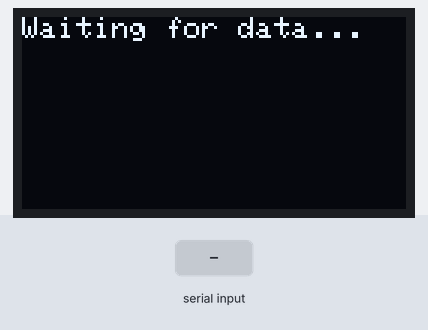
Recording of a sketch running on a simulated ESP32. Parts: 128×64 one-colour display. Inputs (shaded band) come from the test bench. The local clock reads 2024-03-15 10:24:30 at power-on unless the sketch sets it; the modem accepts every AT command (registered, SIM ready, sends succeed) and sends nothing else; what the sketch prints to the serial monitor is not drawn.

Above: at 0.1 s.
At 17.1 s:
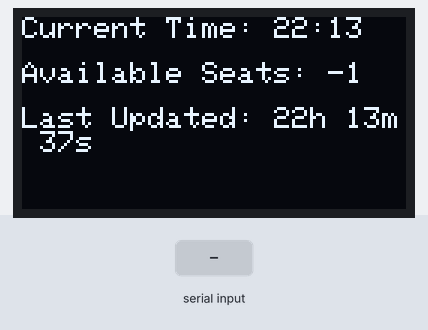
At 18.2 s:
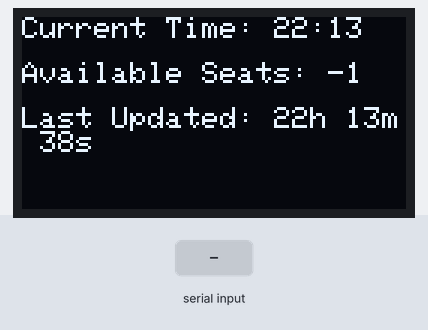
18.3 s: "+IPD" received over the second serial link
20.8 s: "{" received over the second serial link
23.3 s: "'available_slots': " received over the second serial link
Timing chart, 0 to 26.3 s (numbered marks = the images above; inputs shaded):
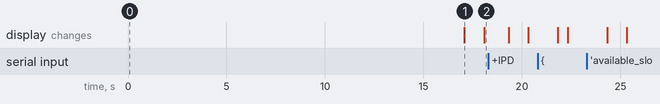

The sketch:

arduino_code_final.ino
```cpp
/// ARDUINO FINAL CODE

#include <Wire.h>                        // For I2C communication
#include <Adafruit_GFX.h>                // Graphics library for OLED
#include <Adafruit_SSD1306.h>            // OLED display driver
#include <RTClib.h>                      // Library for RTC

#define SCREEN_WIDTH 128
#define SCREEN_HEIGHT 64
#define OLED_RESET    -1                 // Reset pin (not used)
Adafruit_SSD1306 display(SCREEN_WIDTH, SCREEN_HEIGHT, &Wire, OLED_RESET);

RTC_DS3231 rtc;                          // Initialize RTC (use RTC_DS1307 if using DS1307)

String lastReceivedData = "";            // Variable to store the last received data
DateTime lastUpdateTime;                 // Stores the last time we received data
int availableSeats = -1;                 // Variable to store available seats
bool dataReceived = false;               // Flag to indicate new data

// Timing variables
unsigned long lastOLEDUpdateMillis = 0;

const long oledUpdateInterval = 500;    // 1 second for updating the OLED

void setup() {
  // Initialize Serial communication with Serial Monitor
  Serial.begin(115200);
  Serial1.begin(115200);  // Communication between ESP32 and ESP-01 (connected via Serial1-18/19)

  // Initialize the OLED display
  if (!display.begin(SSD1306_SWITCHCAPVCC, 0x3C)) {
    Serial.println(F("SSD1306 allocation failed"));
    for (;;); // Stay in a loop if allocation failed
  }

  // Initialize RTC
  if (!rtc.begin()) {
    Serial.println("Couldn't find RTC");
    while (1); // Stay in a loop if RTC initialization failed
  }

  // Always reset the RTC time to the current system time (compile time)
  resetRTCToSystemTime();

  // Clear the buffer and display a message on the OLED
  display.clearDisplay();
  display.setTextSize(1);
  display.setTextColor(SSD1306_WHITE);
  display.setCursor(0, 0);
  display.print("Waiting for data...");
  display.display();

  // Start ESP-01 as a server on port 3300
  sendCommand("AT+CWMODE=1", 2000);  // Set to station mode
  sendCommand("AT+CWJAP=\"Galaxy M3113FF\",\"wajq2142\"", 10000);  // Connect to Wi-Fi
  sendCommand("AT+CIPSTA=\"192.168.224.110\",\"192.168.224.109\",\"255.255.255.0\"", 2000); // Set static IP
  sendCommand("AT+CIPMUX=1", 1000);  // Enable multiple connections
  sendCommand("AT+CIPSERVER=1,3300", 2000);  // Start server on port 3300

  Serial.println("ESP-01 Server started, waiting for data...");
}

void loop() {
  unsigned long currentMillis = millis();

  // Check for incoming Wi-Fi data continuously
  if (Serial1.available()) {
    checkForIncomingData();  // Check for incoming data from ESP-01
  }

  // Update the OLED display every 1 second
  if (currentMillis - lastOLEDUpdateMillis >= oledUpdateInterval) {
    lastOLEDUpdateMillis = currentMillis;
    updateOLEDDisplay();  // Update OLED display with current time, available seats, etc.
  }
}

// Function to check for incoming data from ESP-01
void checkForIncomingData() {
  if (Serial1.available()) {
    String response = Serial1.readString();  // Read the incoming request
    Serial.println("Data received from client:");
    Serial.println(response);  // Print the received data

    // If response contains +IPD (indicating incoming data from ESP-01)
    if (response.indexOf("+IPD") != -1) {
      // Strip the +IPD,0,90: part to get the actual data
      int dataStartIndex = response.indexOf("{");
      if (dataStartIndex != -1) {
        String jsonData = response.substring(dataStartIndex); // Extract the JSON part
        Serial.println("Extracted Data: " + jsonData);

        // Parse the JSON-like string manually to extract 'available_slots'
        availableSeats = parseAvailableSeats(jsonData);
        lastUpdateTime = rtc.now();  // Record the time we received this data
        dataReceived = true;  // Mark that we received new data
      }
    }
  }
}

// Function to update the OLED display with current time, available seats, and last updated info
void updateOLEDDisplay() {
  DateTime now = rtc.now();
  String timeNow = String(now.hour()) + ":" + String(now.minute()); // Only Hour and Min
  String lastUpdated = calculateTimeDifference(lastUpdateTime, now);  // Calculate time difference

  // Update the OLED display with the current time, available seats, and last updated
  display.clearDisplay();

  display.setCursor(0, 0);
  display.print("Current Time: ");
  display.print(timeNow);  // Only show hour and minute

  display.setCursor(0, 15);
  display.print("Available Seats: ");
  display.print(availableSeats);  // Show available seats

  display.setCursor(0, 30);
  display.print("Last Updated: ");
  display.print(lastUpdated);  // Time since last update

  display.display();  // Show the updated information
}

// Function to reset the RTC time to the current system time (at compile time)
void resetRTCToSystemTime() {
  rtc.adjust(DateTime(F(__DATE__), F(__TIME__)));  // Set RTC time to system's current time at compile time
  Serial.println("RTC time has been reset to system time.");
}

// Function to parse 'available_slots' from the incoming data string
int parseAvailableSeats(String jsonData) {
  int availableSeats = -1;
  int availableSeatsIndex = jsonData.indexOf("'available_slots': ");

  if (availableSeatsIndex != -1) {
    availableSeatsIndex += strlen("'available_slots': ");
    String seatsValue = jsonData.substring(availableSeatsIndex, jsonData.indexOf(",", availableSeatsIndex));
    availableSeats = seatsValue.toInt();
  }

  return availableSeats;
}

// Function to calculate the difference in time between when data was received and now
String calculateTimeDifference(DateTime lastTime, DateTime currentTime) {
  TimeSpan timeDiff = currentTime - lastTime;  // Calculate the difference
  return String(timeDiff.hours()) + "h " + String(timeDiff.minutes()) + "m " + String(timeDiff.seconds()) + "s";
}

// Function to send AT commands to the ESP-01 and wait for a response
void sendCommand(const char* command, int timeout) {
  Serial1.println(command);  // Send the command to ESP-01
  long int time = millis();
  while ((time + timeout) > millis()) {
    while (Serial1.available()) {
      char c = Serial1.read();
      Serial.write(c);  // Print the response to the Serial Monitor
    }
  }
}
```

Measured:
- what the display in image 1 shows lasts 1.0 s, from 17.1 s to 18.1 s
